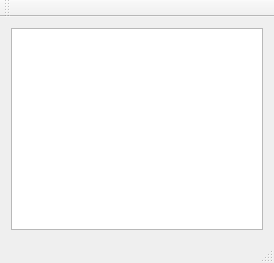
<?xml version="1.0" encoding="UTF-8"?>
<ui version="4.0">
 <class>MainWindow</class>
 <widget class="QMainWindow" name="MainWindow">
  <property name="geometry">
   <rect>
    <x>0</x>
    <y>0</y>
    <width>274</width>
    <height>263</height>
   </rect>
  </property>
  <property name="windowTitle">
   <string>MovimientoParabolico</string>
  </property>
  <widget class="QWidget" name="centralWidget">
   <layout class="QGridLayout" name="gridLayout">
    <item row="0" column="0">
     <widget class="QGraphicsView" name="graphicsView"/>
    </item>
   </layout>
  </widget>
  <widget class="QMenuBar" name="menuBar">
   <property name="geometry">
    <rect>
     <x>0</x>
     <y>0</y>
     <width>274</width>
     <height>21</height>
    </rect>
   </property>
  </widget>
  <widget class="QToolBar" name="mainToolBar">
   <attribute name="toolBarArea">
    <enum>TopToolBarArea</enum>
   </attribute>
   <attribute name="toolBarBreak">
    <bool>false</bool>
   </attribute>
  </widget>
  <widget class="QStatusBar" name="statusBar"/>
 </widget>
 <layoutdefault spacing="6" margin="11"/>
 <resources/>
 <connections/>
</ui>
